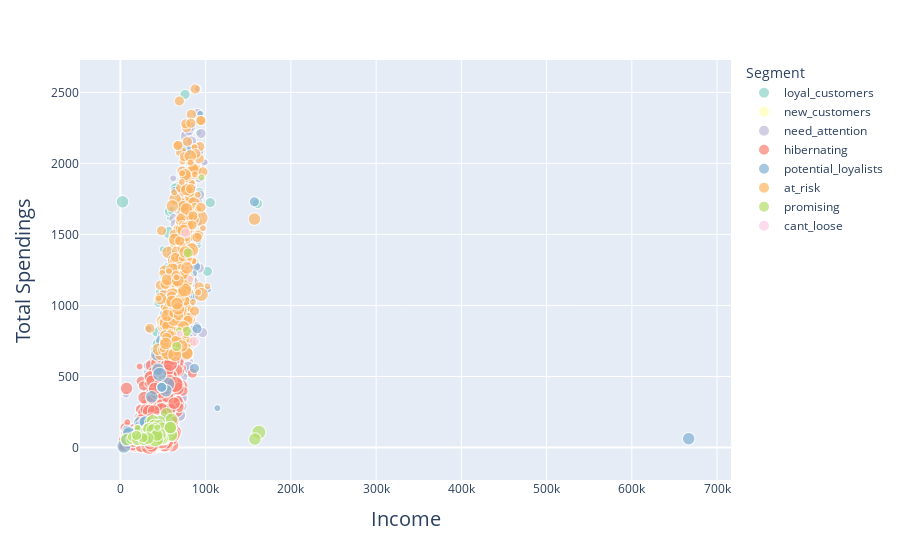

Notebook source saved alongside this figure:
### Code cell
fig = px.scatter(df, x='Income', y='Monetary', color='Segment', size='Family_Size', color_discrete_sequence=palette, size_max=16)
fig.update_layout(
    xaxis_title='Income',
    yaxis_title='Total Spendings',
    xaxis=dict(title=dict(text='Income', font=dict(size=20))),
    yaxis=dict(title=dict(text='Total Spendings', font=dict(size=20))))
fig.show()

### Figure 1 — Plotly figure (JSON) as saved in the notebook; plotly's stock layout.template omitted (floating-point values rounded to 4 significant figures; data arrays with more than 128 entries replaced by an {"elided": "..."} marker saying what was removed)
{"data": [{"hovertemplate": "Segment=loyal_customers<br>Income=%{x}<br>Monetary=%{y}<br>Family_Size=%{marker.size}<extra></extra>", "legendgroup": "loyal_customers", "marker": {"color": "rgb(141,211,199)", "size": {"elided": "169 int values"}, "sizemode": "area", "sizeref": 0.01953, "symbol": "circle"}, "mode": "markers", "name": "loyal_customers", "showlegend": true, "type": "scattergl", "x": {"elided": "169 int values"}, "xaxis": "x", "y": {"elided": "169 int values"}, "yaxis": "y"}, {"hovertemplate": "Segment=new_customers<br>Income=%{x}<br>Monetary=%{y}<br>Family_Size=%{marker.size}<extra></extra>", "legendgroup": "new_customers", "marker": {"color": "rgb(255,255,179)", "size": {"elided": "183 int values"}, "sizemode": "area", "sizeref": 0.01953, "symbol": "circle"}, "mode": "markers", "name": "new_customers", "showlegend": true, "type": "scattergl", "x": {"elided": "183 int values"}, "xaxis": "x", "y": {"elided": "183 int values"}, "yaxis": "y"}, {"hovertemplate": "Segment=need_attention<br>Income=%{x}<br>Monetary=%{y}<br>Family_Size=%{marker.size}<extra></extra>", "legendgroup": "need_attention", "marker": {"color": "rgb(190,186,218)", "size": {"elided": "447 int values"}, "sizemode": "area", "sizeref": 0.01953, "symbol": "circle"}, "mode": "markers", "name": "need_attention", "showlegend": true, "type": "scattergl", "x": {"elided": "447 int values"}, "xaxis": "x", "y": {"elided": "447 int values"}, "yaxis": "y"}, {"hovertemplate": "Segment=hibernating<br>Income=%{x}<br>Monetary=%{y}<br>Family_Size=%{marker.size}<extra></extra>", "legendgroup": "hibernating", "marker": {"color": "rgb(251,128,114)", "size": {"elided": "759 int values"}, "sizemode": "area", "sizeref": 0.01953, "symbol": "circle"}, "mode": "markers", "name": "hibernating", "showlegend": true, "type": "scattergl", "x": {"elided": "759 int values"}, "xaxis": "x", "y": {"elided": "759 int values"}, "yaxis": "y"}, {"hovertemplate": "Segment=potential_loyalists<br>Income=%{x}<br>Monetary=%{y}<br>Family_Size=%{marker.size}<extra></extra>", "legendgroup": "potential_loyalists", "marker": {"color": "rgb(128,177,211)", "size": [3, 3, 2, 2, 2, 2, 1, 4, 3, 2, 2, 1, 4, 2, 4, 2, 4, 3, 4, 2, 4, 3, 3, 4, 3, 3, 2, 3, 2, 2, 2, 2, 3, 2, 3, 1, 2, 3, 1, 2, 2, 3, 5, 3, 3, 3, 4, 3, 2, 4, 3, 3, 2, 3, 2, 3, 3, 2, 3, 4, 3, 2, 4, 1, 4, 3, 4, 2, 2, 1, 3, 2, 3, 3, 3, 3, 2, 2, 2, 3, 3, 3, 2, 2, 2, 3, 3, 2, 2, 4, 3, 2, 1, 3, 1, 2, 3, 3, 2, 3, 3, 2, 3, 3, 2, 3, 3, 3, 3, 2, 3, 2, 3, 2, 3, 3, 3, 4], "sizemode": "area", "sizeref": 0.01953, "symbol": "circle"}, "mode": "markers", "name": "potential_loyalists", "showlegend": true, "type": "scattergl", "x": [62513, 33454, 7500, 79143, 88194, 56046, 81361, 49096, 43974, 70356, 64497, 102692, 38179, 29999, 43824, 75276, 55521, 66465, 49505, 67272, 36443, 71499, 62466, 51287, 62466, 36145, 41335, 7500, 89891, 64108, 80952, 67430, 42720, 60161, 19329, 82716, 85710, 42395, 86424, 21846, 60554, 44051, 40706, 15716, 52845, 77037, 62845, 36715, 83145, 46049, 31497, 70091, 59184, 77044, 8940, 74805, 27238, 81843, 72828, 62845, 62061, 41335, 63915, 93790, 60585, 71706, 58597, 59235, 70179, 81361, 31497, 48432, 76445, 19444, 59821, 34213, 157146, 80141, 58350, 9722, 38175, 55424, 70321, 39763, 25509, 58582, 22669, 29236, 86836, 4023, 60208, 60200, 33051, 69702, 113734, 72335, 40887, 38236, 25509, 23477, 22979, 39146, 49912, 67225, 70179, 27803, 53367, 49912, 43586, 65220, 29435, 48432, 67716, 48432, 61014, 7500, 666666, 52869], "xaxis": "x", "y": [716, 169, 122, 1693, 1274, 692, 778, 187, 551, 1706, 1804, 1112, 90, 160, 186, 1040, 446, 1485, 751, 733, 138, 795, 889, 182, 889, 172, 187, 71, 836, 1099, 1757, 1364, 654, 1071, 60, 1167, 1062, 182, 1226, 84, 811, 171, 81, 92, 936, 1123, 1178, 357, 1833, 515, 155, 1161, 1072, 1065, 101, 820, 57, 1643, 1678, 1178, 800, 187, 789, 2349, 736, 1443, 733, 1128, 1034, 778, 155, 424, 1410, 54, 734, 117, 1730, 2091, 1001, 103, 153, 877, 1376, 167, 101, 763, 173, 99, 557, 9, 656, 685, 835, 1039, 277, 2092, 161, 88, 101, 147, 115, 165, 874, 868, 1034, 176, 400, 874, 132, 1282, 180, 424, 1016, 424, 1147, 53, 62, 172], "yaxis": "y"}, {"hovertemplate": "Segment=at_risk<br>Income=%{x}<br>Monetary=%{y}<br>Family_Size=%{marker.size}<extra></extra>", "legendgroup": "at_risk", "marker": {"color": "rgb(253,180,98)", "size": {"elided": "357 int values"}, "sizemode": "area", "sizeref": 0.01953, "symbol": "circle"}, "mode": "markers", "name": "at_risk", "showlegend": true, "type": "scattergl", "x": {"elided": "357 int values"}, "xaxis": "x", "y": {"elided": "357 int values"}, "yaxis": "y"}, {"hovertemplate": "Segment=promising<br>Income=%{x}<br>Monetary=%{y}<br>Family_Size=%{marker.size}<extra></extra>", "legendgroup": "promising", "marker": {"color": "rgb(179,222,105)", "size": {"elided": "149 int values"}, "sizemode": "area", "sizeref": 0.01953, "symbol": "circle"}, "mode": "markers", "name": "promising", "showlegend": true, "type": "scattergl", "x": {"elided": "149 int values"}, "xaxis": "x", "y": {"elided": "149 int values"}, "yaxis": "y"}, {"hovertemplate": "Segment=cant_loose<br>Income=%{x}<br>Monetary=%{y}<br>Family_Size=%{marker.size}<extra></extra>", "legendgroup": "cant_loose", "marker": {"color": "rgb(252,205,229)", "size": [2, 1, 2, 1], "sizemode": "area", "sizeref": 0.01953, "symbol": "circle"}, "mode": "markers", "name": "cant_loose", "showlegend": true, "type": "scattergl", "x": [76618, 82025, 86580, 69719], "xaxis": "x", "y": [1511, 1187, 746, 801], "yaxis": "y"}], "layout": {"legend": {"itemsizing": "constant", "title": {"text": "Segment"}, "tracegroupgap": 0}, "margin": {"t": 60}, "xaxis": {"anchor": "y", "domain": [0, 1], "title": {"font": {"size": 20}, "text": "Income"}}, "yaxis": {"anchor": "x", "domain": [0, 1], "title": {"font": {"size": 20}, "text": "Total Spendings"}}}}
